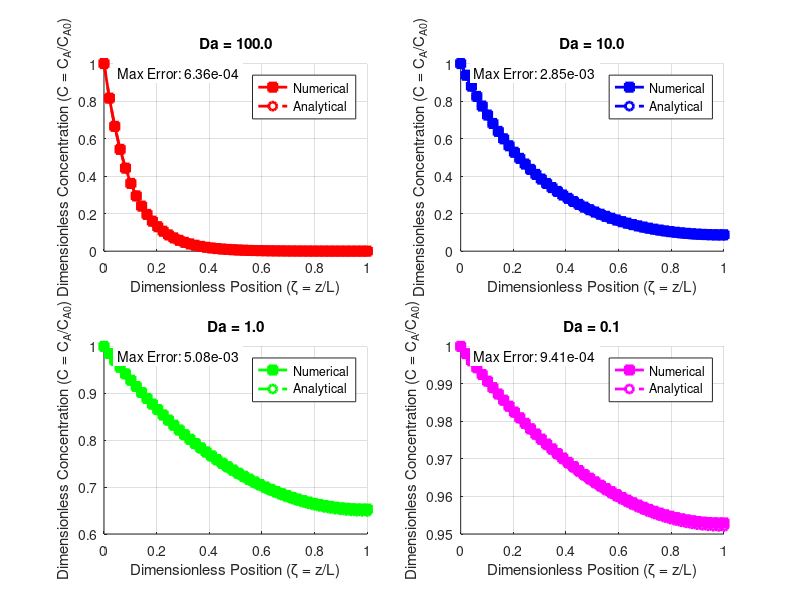

This chart was generated by the following MATLAB code: (Note: this script raises an error after producing the figure.)
%% 1D Finite Differences: Species Diffusion with First-Order Reaction
% Problem: Species A diffuses through a slab with consumption reaction
% Governing equation: 0 = D * d²CA/dz² - k*CA
% Boundary conditions: CA(0) = CA0, dCA/dz|z=L = 0

clear; clc; close all;

%% Problem Setup and Nondimensionalization
% Original equation: 0 = D * d²CA/dz² - k*CA
% Let: ζ = z/L (dimensionless position)
%      C = CA/CA0 (dimensionless concentration)
% 
% Substituting: d²CA/dz² = (CA0/L²) * d²C/dζ²
% 
% Nondimensional equation: 0 = D*(CA0/L²)*d²C/dζ² - k*CA0*C
% Dividing by k*CA0: 0 = (D/(k*L²))*d²C/dζ² - C
% 
% Define Damkohler number: Da = k*L²/D
% Final nondimensional equation: d²C/dζ² = Da*C
% 
% Boundary conditions:
% C(0) = 1 (at ζ = 0)
% dC/dζ|ζ=1 = 0 (at ζ = 1)

%% Numerical Parameters
N = 50;  % Number of grid points
Da_values = [100, 10, 1, 0.1];  % Damkohler numbers
colors = ['r', 'b', 'g', 'm'];  % Colors for each Da value

% Grid setup
zeta = linspace(0, 1, N);  % Dimensionless position
h = zeta(2) - zeta(1);     % Grid spacing

%% Analytical Solution
% For d²C/dζ² = Da*C with C(0) = 1 and dC/dζ|ζ=1 = 0
% General solution: C(ζ) = A*exp(sqrt(Da)*ζ) + B*exp(-sqrt(Da)*ζ)
% 
% Applying BC1: C(0) = 1 → A + B = 1
% Applying BC2: dC/dζ|ζ=1 = 0 → sqrt(Da)*[A*exp(sqrt(Da)) - B*exp(-sqrt(Da))] = 0
% This gives: A*exp(sqrt(Da)) = B*exp(-sqrt(Da))
% 
% Solving: B = A*exp(2*sqrt(Da))
% From A + B = 1: A = 1/(1 + exp(2*sqrt(Da)))
% Therefore: B = exp(2*sqrt(Da))/(1 + exp(2*sqrt(Da)))

analytical_solution = @(zeta, Da) ...
    (exp(sqrt(Da)*zeta) + exp(sqrt(Da)*(2-zeta))) / (1 + exp(2*sqrt(Da)));

%% Setup and Solve Numerical System for Each Da
figure('Position', [100, 100, 1000, 600]);

for idx = 1:length(Da_values)
    Da = Da_values(idx);
    
    %% Matrix Setup for Finite Differences
    % Interior points: d²C/dζ² ≈ (C_{i+1} - 2*C_i + C_{i-1})/h²
    % Equation becomes: (C_{i+1} - 2*C_i + C_{i-1})/h² = Da*C_i
    % Rearranging: C_{i+1} - (2 + Da*h²)*C_i + C_{i-1} = 0
    
    A = zeros(N, N);
    b = zeros(N, 1);
    
    % First node (boundary condition): C(0) = 1
    A(1, 1) = 1;
    b(1) = 1;
    
    % Interior nodes (i = 2 to N-1)
    for i = 2:N-1
        A(i, i-1) = 1;                    % C_{i-1}
        A(i, i) = -(2 + Da*h^2);         % C_i
        A(i, i+1) = 1;                   % C_{i+1}
        b(i) = 0;
    end
    
    % Last node (Neumann BC): dC/dζ = 0 at ζ = 1
    % Using backward difference: (C_N - C_{N-1})/h = 0 → C_N = C_{N-1}
    A(N, N-1) = -1;
    A(N, N) = 1;
    b(N) = 0;
    
    %% Solve Linear System
    C_numerical = A \ b;
    
    %% Analytical Solution
    C_analytical = analytical_solution(zeta, Da);
    
    %% Plotting
    subplot(2, 2, idx);
    hold on;
    
    % Numerical solution (solid line with square markers)
    plot(zeta, C_numerical, 's-', 'Color', colors(idx), 'LineWidth', 2, ...
         'MarkerSize', 6, 'MarkerFaceColor', colors(idx), 'DisplayName', 'Numerical');
    
    % Analytical solution (dashed line with circle markers)
    plot(zeta, C_analytical, 'o--', 'Color', colors(idx), 'LineWidth', 2, ...
         'MarkerSize', 6, 'MarkerFaceColor', 'none', 'DisplayName', 'Analytical');
    
    % Formatting
    xlabel('Dimensionless Position (ζ = z/L)');
    ylabel('Dimensionless Concentration (C = C_A/C_{A0})');
    title(sprintf('Da = %.1f', Da));
    legend('Location', 'best');
    grid on;
    
    % Calculate and display maximum error
    max_error = max(abs(C_numerical - C_analytical'));
    text(0.05, 0.95, sprintf('Max Error: %.2e', max_error), ...
         'Units', 'normalized', 'BackgroundColor', 'white');
end

sgtitle('1D Diffusion-Reaction: Numerical vs Analytical Solutions');

%% Summary Plot - All Da values together
figure('Position', [150, 150, 800, 600]);
hold on;

for idx = 1:length(Da_values)
    Da = Da_values(idx);
    
    % Solve numerical system
    A = zeros(N, N);
    b = zeros(N, 1);
    
    A(1, 1) = 1;
    b(1) = 1;
    
    for i = 2:N-1
        A(i, i-1) = 1;
        A(i, i) = -(2 + Da*h^2);
        A(i, i+1) = 1;
        b(i) = 0;
    end
    
    A(N, N-1) = -1;
    A(N, N) = 1;
    b(N) = 0;
    
    C_numerical = A \ b;
    C_analytical = analytical_solution(zeta, Da);
    
    % Plot with same color for matching Da
    plot(zeta, C_numerical, 's-', 'Color', colors(idx), 'LineWidth', 2, ...
         'MarkerSize', 4, 'DisplayName', sprintf('Numerical Da=%.1f', Da));
    plot(zeta, C_analytical, 'o--', 'Color', colors(idx), 'LineWidth', 2, ...
         'MarkerSize', 4, 'MarkerFaceColor', 'none', ...
         'DisplayName', sprintf('Analytical Da=%.1f', Da));
end

xlabel('Dimensionless Position (ζ = z/L)');
ylabel('Dimensionless Concentration (C = C_A/C_{A0})');
title('1D Diffusion-Reaction: Effect of Damkohler Number');
legend('Location', 'best');
grid on;

%% Display Results Summary
fprintf('\n=== 1D DIFFUSION-REACTION ANALYSIS ===\n');
fprintf('Grid points: %d\n', N);
fprintf('Grid spacing: %.4f\n', h);
fprintf('\nDamkohler Number Effects:\n');
for idx = 1:length(Da_values)
    Da = Da_values(idx);
    C_end_analytical = analytical_solution(1, Da);
    fprintf('Da = %6.1f: C(ζ=1) = %.4f\n', Da, C_end_analytical);
end

fprintf('\nPhysical Interpretation:\n');
fprintf('- High Da: Fast reaction → steep concentration gradients\n');
fprintf('- Low Da:  Slow reaction → nearly uniform concentration\n');
fprintf('- Da = kL²/D represents reaction time scale vs diffusion time scale\n');
